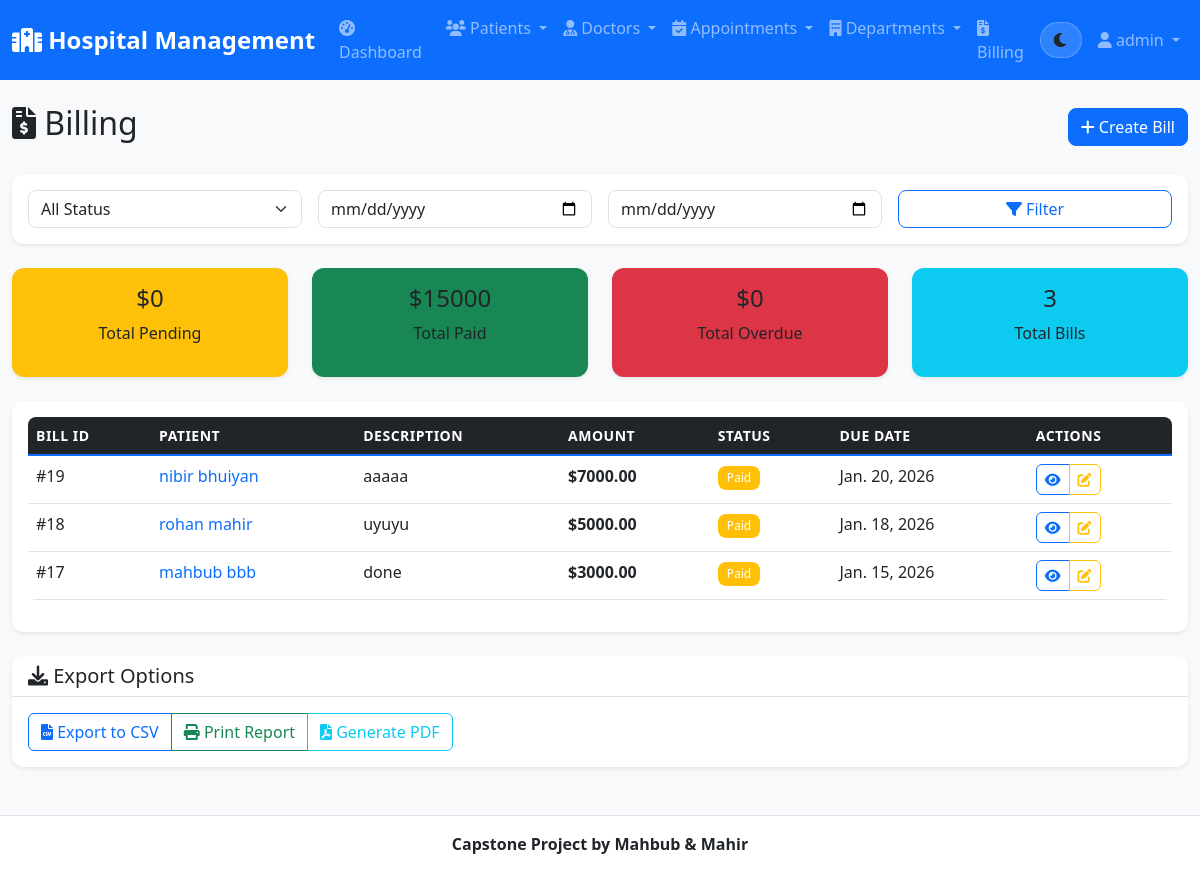
/billing/ (signed in), run on the app's committed database.
### hospital_app/models.py (models this page shows, shortened)
class Billing(models.Model):
    STATUS_CHOICES = [
        ('pending', 'Pending'),
        ('paid', 'Paid'),
        ('overdue', 'Overdue'),
        ('cancelled', 'Cancelled'),
    ]
    patient = models.ForeignKey(Patient, on_delete=models.CASCADE, related_name='bills')
    appointment = models.ForeignKey(Appointment, on_delete=models.CASCADE, related_name='bills', null=True, blank=True)
    description = models.CharField(max_length=200)
    amount = models.DecimalField(max_digits=10, decimal_places=2)
    status = models.CharField(max_length=20, choices=STATUS_CHOICES, default='pending')
    due_date = models.DateField()
    paid_date = models.DateField(null=True, blank=True)
    created_at = models.DateTimeField(auto_now_add=True)
    updated_at = models.DateTimeField(auto_now=True)

class Patient(models.Model):
    GENDER_CHOICES = [
        ('M', 'Male'),
        ('F', 'Female'),
        ('O', 'Other'),
    ]
    BLOOD_TYPE_CHOICES = [
        ('A+', 'A+'),
        ('A-', 'A-'),
        ('B+', 'B+'),
        ('B-', 'B-'),
        ('AB+', 'AB+'),
        ('AB-', 'AB-'),
        ('O+', 'O+'),
        ('O-', 'O-'),
    ]
    first_name = models.CharField(max_length=50)
    last_name = models.CharField(max_length=50)
    email = models.EmailField(unique=True)
    phone = models.CharField(max_length=20)
    date_of_birth = models.DateField()
    gender = models.CharField(max_length=1, choices=GENDER_CHOICES)
    blood_type = models.CharField(max_length=3, choices=BLOOD_TYPE_CHOICES)
    address = models.TextField()
    emergency_contact = models.CharField(max_length=100)
    emergency_phone = models.CharField(max_length=20)
    medical_history = models.TextField(blank=True)
    allergies = models.TextField(blank=True)
    created_at = models.DateTimeField(auto_now_add=True)
    updated_at = models.DateTimeField(auto_now=True)
    @property
    def full_name(self):
        return f"{self.first_name} {self.last_name}"

### hospital_app/views.py (the view)
# urls.py: path('billing/', views.billing_list, name='billing_list'),
@login_required
def billing_list(request):
    bills = _get_filtered_bills(request)
    total_pending = bills.filter(status='pending').aggregate(total=Sum('amount'))['total'] or 0
    total_paid = bills.filter(status='paid').aggregate(total=Sum('amount'))['total'] or 0
    total_overdue = bills.filter(status='overdue').aggregate(total=Sum('amount'))['total'] or 0
    return render(request, 'hospital/billing_list.html', {
        'bills': bills,
        'total_pending': total_pending,
        'total_paid': total_paid,
        'total_overdue': total_overdue
    })

### hospital_app/views.py (called while the page is built)
def _get_filtered_bills(request):
    bills = Billing.objects.select_related('patient').all().order_by('-created_at')
    status = request.GET.get('status')
    if status:
        bills = bills.filter(status=status)
    date_from = request.GET.get('date_from')
    if date_from:
        bills = bills.filter(created_at__date__gte=date_from)
    date_to = request.GET.get('date_to')
    if date_to:
        bills = bills.filter(created_at__date__lte=date_to)
    return bills

### hospital/templates/hospital/billing_list.html (shortened to what this page needs)
{% extends 'base.html' %}
{% block content %}
<div class="d-flex justify-content-between align-items-center mb-4">
    <h2><i class="fas fa-file-invoice-dollar"></i> Billing</h2>
    <a href="{% url 'billing_create' %}" class="btn btn-primary">
        <i class="fas fa-plus"></i> Create Bill
    </a>
</div>
<div class="card mb-4">
    <div class="card-body">
        <form method="get" class="row g-3">
            <div class="col-md-3">
                <select class="form-select" name="status">
                    <option value="">All Status</option>
                </select>
            </div>
            <div class="col-md-3">
                <input type="date" class="form-control" name="date_from" placeholder="From Date" value="{{ request.GET.date_from }}">
            </div>
            <div class="col-md-3">
                <input type="date" class="form-control" name="date_to" placeholder="To Date" value="{{ request.GET.date_to }}">
            </div>
            <div class="col-md-3">
                <button type="submit" class="btn btn-outline-primary w-100">
                    <i class="fas fa-filter"></i> Filter
                </button>
            </div>
        </form>
    </div>
</div>
<div class="row mb-4">
    <div class="col-md-3">
        <div class="card bg-warning text-white">
            <div class="card-body text-center">
                <h4>${{ total_pending|default:0 }}</h4>
                <p>Total Pending</p>
            </div>
        </div>
    </div>
    <div class="col-md-3">
        <div class="card bg-success text-white">
            <div class="card-body text-center">
                <h4>${{ total_paid|default:0 }}</h4>
                <p>Total Paid</p>
            </div>
        </div>
    </div>
    <div class="col-md-3">
        <div class="card bg-danger text-white">
            <div class="card-body text-center">
                <h4>${{ total_overdue|default:0 }}</h4>
                <p>Total Overdue</p>
            </div>
        </div>
    </div>
    <div class="col-md-3">
        <div class="card bg-info text-white">
            <div class="card-body text-center">
                <h4>{{ bills.count }}</h4>
                <p>Total Bills</p>
            </div>
        </div>
    </div>
</div>
<div class="card">
    <div class="card-body">
        {% if bills %}
        <div class="table-responsive">
            <table id="billingTable" class="table table-hover">
                <thead class="table-dark">
                    <tr>
                        <th>Bill ID</th>
                        <th>Patient</th>
                        <th>Description</th>
                        <th>Amount</th>
                        <th>Status</th>
                        <th>Due Date</th>
                        <th>Actions</th>
                    </tr>
                </thead>
                <tbody>
                    {% for bill in bills %}
                    <tr>
                        <td>#{{ bill.id }}</td>
                        <td>
                            <a href="{% url 'patient_detail' bill.patient.pk %}" class="text-decoration-none">
                                {{ bill.patient.full_name }}
                            </a>
                        </td>
                        <td>{{ bill.description }}</td>
                        <td><strong>${{ bill.amount }}</strong></td>
                        <td>
                            <span class="badge bg-{{ bill.status|yesno:'warning,success,danger,secondary' }}">
                                {{ bill.get_status_display }}
                            </span>
                        </td>
                        <td>
                            <span class="{% if bill.is_overdue %}text-danger{% endif %}">
                                {{ bill.due_date }}
                            </span>
                        </td>
                        <td>
                            <div class="btn-group" role="group">
                                <a href="#" class="btn btn-sm btn-outline-primary" title="View Details">
                                    <i class="fas fa-eye"></i>
                                </a>
                                <a href="{% url 'billing_update' bill.pk %}" class="btn btn-sm btn-outline-warning" title="Edit">
                                    <i class="fas fa-edit"></i>
                                </a>
                            </div>
                        </td>
                    </tr>
                    {% endfor %}
                </tbody>
            </table>
        </div>
        {% endif %}
    </div>
</div>
<div class="row mt-4">
    <div class="col-12">
        <div class="card">
            <div class="card-header">
                <h5 class="mb-0">
                    <i class="fas fa-download"></i> Export Options
                </h5>
            </div>
            <div class="card-body">
                <div class="btn-group" role="group">
                    <a class="btn btn-outline-primary" href="{% url 'billing_export_csv' %}?{{ request.GET.urlencode }}">
                        <i class="fas fa-file-csv"></i> Export to CSV
                    </a>
                    <button class="btn btn-outline-success" type="button" onclick="printElement('billingTable')">
                        <i class="fas fa-print"></i> Print Report
                    </button>
                    <a class="btn btn-outline-info" href="{% url 'billing_export_pdf' %}?{{ request.GET.urlencode }}">
                        <i class="fas fa-file-pdf"></i> Generate PDF
                    </a>
                </div>
            </div>
        </div>
    </div>
</div>
{% endblock %}

### hospital/templates/base.html (shortened to what this page needs)
<!DOCTYPE html>
<html lang="en" data-theme="light">
<head>
    <link href="https://cdn.jsdelivr.net/npm/bootstrap@5.1.3/dist/css/bootstrap.min.css" rel="stylesheet">
    <link href="https://cdnjs.cloudflare.com/ajax/libs/font-awesome/6.0.0/css/all.min.css" rel="stylesheet">
    {% load static %}
    <link rel="stylesheet" href="{% static 'css/style.css' %}">
</head>
<body>
    <nav class="navbar navbar-expand-lg navbar-dark bg-primary">
        <div class="container-fluid">
            <a class="navbar-brand" href="{% url 'home' %}">
                <i class="fas fa-hospital"></i> Hospital Management
            </a>
            <div class="collapse navbar-collapse" id="navbarNav">
                <ul class="navbar-nav me-auto">
                    {% if user.is_authenticated %}
                    <li class="nav-item">
                        <a class="nav-link" href="{% url 'dashboard' %}">
                            <i class="fas fa-tachometer-alt"></i> Dashboard
                        </a>
                    </li>
                    <li class="nav-item dropdown">
                        <a class="nav-link dropdown-toggle" href="#" id="patientsDropdown" role="button" data-bs-toggle="dropdown">
                            <i class="fas fa-users"></i> Patients
                        </a>
                    </li>
                    <li class="nav-item dropdown">
                        <a class="nav-link dropdown-toggle" href="#" id="doctorsDropdown" role="button" data-bs-toggle="dropdown">
                            <i class="fas fa-user-md"></i> Doctors
                        </a>
                    </li>
                    <li class="nav-item dropdown">
                        <a class="nav-link dropdown-toggle" href="#" id="appointmentsDropdown" role="button" data-bs-toggle="dropdown">
                            <i class="fas fa-calendar-check"></i> Appointments
                        </a>
                    </li>
                    <li class="nav-item dropdown">
                        <a class="nav-link dropdown-toggle" href="#" id="departmentsDropdown" role="button" data-bs-toggle="dropdown">
                            <i class="fas fa-building"></i> Departments
                        </a>
                    </li>
                    <li class="nav-item">
                        <a class="nav-link" href="{% url 'billing_list' %}">
                            <i class="fas fa-file-invoice-dollar"></i> Billing
                        </a>
                    </li>
                    {% endif %}
                </ul>
                <ul class="navbar-nav">
                    <li class="nav-item d-flex align-items-center me-2">
                        <button id="themeToggle" class="btn theme-toggle" type="button" aria-label="Toggle dark mode" title="Toggle theme">
                            <i id="themeIcon" class="fas fa-moon"></i>
                        </button>
                    </li>
                    {% if user.is_authenticated %}
                    <li class="nav-item dropdown">
                        <a class="nav-link dropdown-toggle" href="#" id="userDropdown" role="button" data-bs-toggle="dropdown">
                            <i class="fas fa-user"></i> {{ user.username }}
                        </a>
                    </li>
                    {% endif %}
                </ul>
            </div>
        </div>
    </nav>
    <main class="container-fluid mt-4">
        {% block content %}
        {% endblock %}
    </main>
    <footer class="text-center py-3 mt-5">
         <div class="container">
            <p><b>Capstone Project by Mahbub & Mahir</b></p>
        </div>
    </footer>
    {% load static %}
</body>
</html>

### hospital/static/css/style.css (style rules this page uses)
:root { --primary-color: #0d6efd; --secondary-color: #6c757d; --success-color: #198754; --info-color: #0dcaf0; --warning-color: #ffc107; --danger-color: #dc3545; --light-color: #f8f9fa; --dark-color: #212529; --bg: #f8f9fa; --bg-elevated: #ffffff; --text: #212529; --text-muted: #6c757d; --border: #dee2e6; --shadow: 0 0.125rem 0.25rem rgba(0, 0, 0, 0.075); --shadow-hover: 0 0.5rem 1rem rgba(0, 0, 0, 0.15); }
html, body { font-family: 'Segoe UI', Tahoma, Geneva, Verdana, sans-serif; background-color: var(--bg) !important; color: var(--text) !important; transition: background-color 320ms ease, color 320ms ease; }
.navbar-brand { font-weight: bold; font-size: 1.5rem; }
.navbar-nav .nav-link { font-weight: 500; transition: all 0.3s ease; }
.card { border: none; border-radius: 0.75rem; background-color: var(--bg-elevated); color: var(--text); box-shadow: var(--shadow); transition: all 0.3s ease; }
.card-body, .card-header, .card-footer { background-color: transparent; color: var(--text); }
.card-header { border-radius: 0.75rem 0.75rem 0 0 !important; font-weight: 600; }
.table { border-radius: 0.5rem; overflow: hidden; }
.table thead th { border-bottom: 2px solid var(--primary-color); font-weight: 600; text-transform: uppercase; font-size: 0.875rem; letter-spacing: 0.5px; }
.table { color: var(--text); }
.btn { border-radius: 0.5rem; font-weight: 500; transition: all 0.3s ease; }
.btn-group .btn { border-radius: 0; }
.btn-group .btn:first-child { border-radius: 0.375rem 0 0 0.375rem; }
.btn-group .btn:last-child { border-radius: 0 0.375rem 0.375rem 0; }
.form-control, .form-select { border-radius: 0.5rem; border: 1px solid var(--border); background-color: var(--bg-elevated); color: var(--text); transition: all 0.3s ease; }
footer { background-color: var(--bg-elevated) !important; color: var(--text); border-top: 1px solid var(--border); }
.theme-toggle { width: 42px; height: 36px; border-radius: 999px; display: inline-flex; align-items: center; justify-content: center; background: rgba(255, 255, 255, 0.14); border: 1px solid rgba(255, 255, 255, 0.22); transition: transform 180ms ease, background-color 320ms ease, border-color 320ms ease; }
.badge { font-weight: 500; padding: 0.5em 0.75em; border-radius: 0.5rem; }
.card.bg-primary, .card.bg-success, .card.bg-info, .card.bg-warning { color: white; }

### data on the page
Billing: id "19", patient.full_name "nibir bhuiyan", description "aaaaa", amount "7000.00", status "Paid", due_date "Jan. 20, 2026"
Billing: id "18", patient.full_name "rohan mahir", description "uyuyu", amount "5000.00", status "Paid", due_date "Jan. 18, 2026"
Billing: id "17", patient.full_name "mahbub bbb", description "done", amount "3000.00", status "Paid", due_date "Jan. 15, 2026"

### other printed values
{{ user.username }} "admin"
{{ total_pending|default:0 }} "0"
{{ total_paid|default:0 }} "15000"
{{ total_overdue|default:0 }} "0"
{{ bills.count }} "3"
